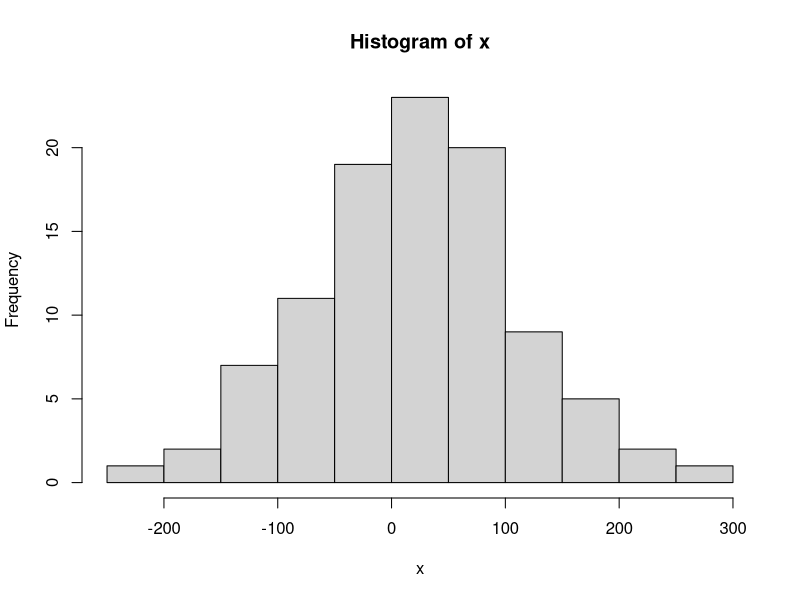

Source code (R):
#load library
library(tidyverse)

#load data
iris <- as_tibble(iris)


# Function ----------------------------------------------------------------
##function() to create function
set.seed(1)
x <- rnorm(100, mean = 10, sd=100)
x
hist(x)
mean(x)

#without function
sig <- sd(x)
mu <- mean(x)
cv <- mu/sig
cv

#with function
fun_cv <- function(x) {
  cv <- mean(x)/sd(x)
  return(cv)
}
fun_cv(x)

# standardization
x0 <- x- mean(x) # centering
z0 <- x0-sd(x) #scaling
mean(x0)
sd(x0)

fun_scl <- function(x) {
  z <- (x - mean(x))/ sd(x)
  return(z)
}

fun_scl(x)
mean(fun_scl(x))
sd(fun_scl(x))


f0 <- function(phi, zeta) {
  cout <- 2*phi + rnorm(1) *zeta
  return(cout)
}

f0(phi = 2, zeta = 3)



# Apply family ------------------------------------------------------------
set.seed(1)
mat <- matrix(rnorm(25), nrow = 5, ncol=5)

## apply() -----------------------
apply(mat, MARGIN = 1, FUN = mean)
apply(mat, MARGIN = 2, FUN = mean)
apply(mat, MARGIN = 1, FUN = fun_cv) #for a function you defined

#for dataframe
apply(iris %>% select(1:4),
      MARGIN = 2, FUN=mean)


## sapply() ------------------------------------------------------------------
#sapply() - for list
x<-rnorm(10); length(x)
y<-rnorm(100); length(y)
z<-rnorm(5); length(z)
ls_xyz <- list(x,y,z)

sapply(ls_xyz, mean)

## lapply() -----------------------------------------------------------------
x<- rpois(10, lambda=5)
y<- rpois(100, lambda = 5)
z<-rep(letters[1:3], 10)
ls_xyz<-list(x,y,z)
ls_xyz

#remove duplicates and get the unique elements
unique(x)
unique(y)
unique(z)
lapply(ls_xyz, FUN=unique)

# try to get the first element from each vector

fun.frst <- function(x) {
  return(x[1])
}

lapply(ls_xyz, FUN = fun.frst)
sapply(ls_xyz, FUN = fun.frst)

#2nd way 

lapply(ls_xyz, 
       FUN=function(x)
         {return(x[1])})


# Looping -----------------------------------------------------------------
#for loop is to repeat a work inside {}
x<-seq(0, 10, by=0.25)

y<- NULL
for(i in 1:10) {
  y[i] <- 2 * x[i]
}
y

y<- NULL
for(i in 1:10) {
  y <- 2 * x[i]
}
y


# END
